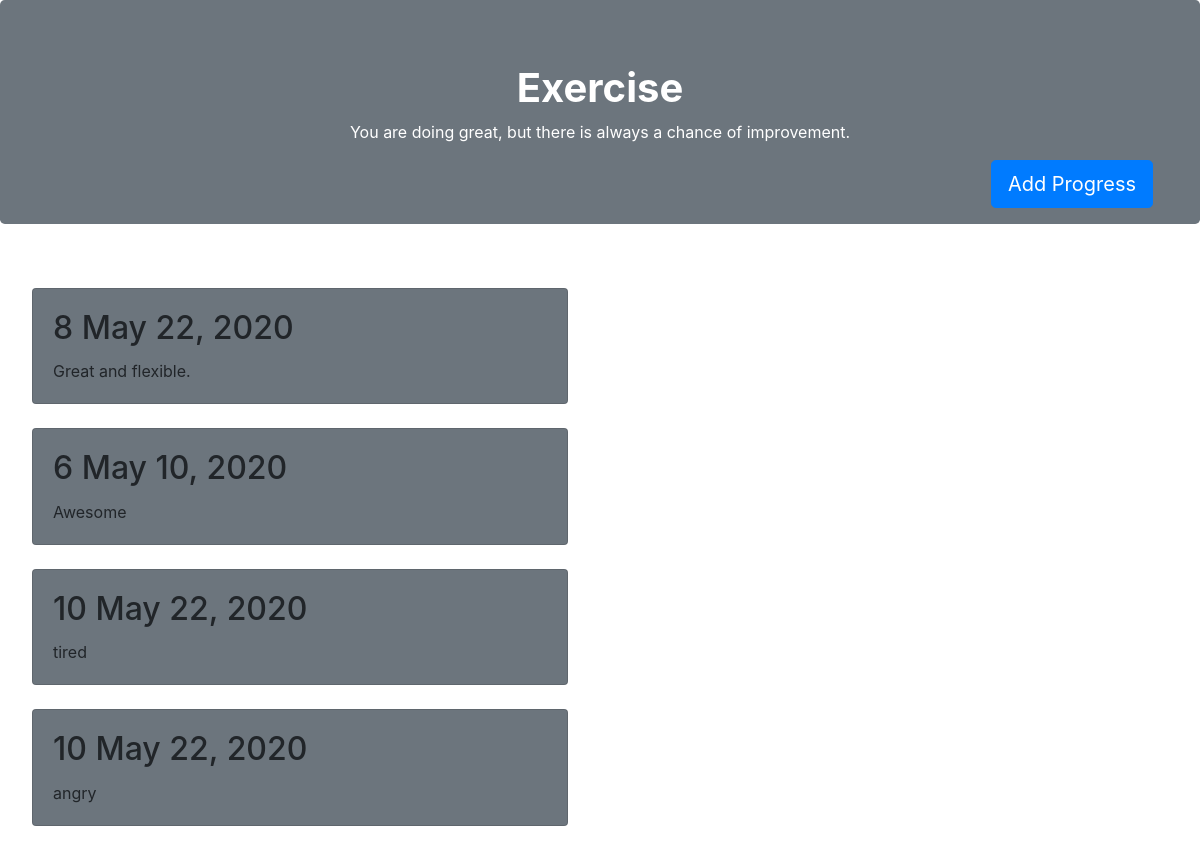
Page /3 on the committed database.
### habit_app/models.py (models this page shows)
class Habit(models.Model):
    title = models.CharField(blank=False, max_length=50, unique=True)
    description = models.TextField(max_length=150)
    start_date = models.DateField()
    reason = models.TextField(blank=True)
    plan = models.TextField(blank=True)

class Progress(models.Model):
    habit = models.ForeignKey(Habit, on_delete=models.CASCADE)
    rating = models.IntegerField(default=10)
    edit_date = models.DateField()
    feeling = models.TextField()

### habit_app/views.py (the view)
# urls.py: path('<int:habit_id>', views.detail, name="detail"),
def detail(request, habit_id):
    curr_habit = get_object_or_404(Habit, pk=habit_id)
    progresses = Progress.objects.filter(habit=habit_id)
    if request.method == 'POST':
        model = Progress
        form = ProgressForm(request.POST)
        if form.is_valid():
            instance = form.save(commit=False)
            instance.habit = curr_habit
            instance.save()
            return HttpResponseRedirect(request.path_info)
        else:
            return HttpResponse("Invalid data")
    else:
        form = ProgressForm()
    context = {
        'form': form,
        'habit': curr_habit,
        'progress_list': progresses
    }
    return render(request, 'detail.html', context)

### habit_app/templates/detail.html (shortened to what this page needs)
<!doctype html>
<html lang="en">
<head>
    <link rel="stylesheet" href="https://stackpath.bootstrapcdn.com/bootstrap/4.4.1/css/bootstrap.min.css"
>
</head>
<body>
<div class="temp-cont container-fluid text-white bg-secondary jumbotron text-center">
    <h1 class="font-weight-bold">{{ habit.title }}</h1>
    <p>You are doing great, but there is always a chance of improvement.</p>
    <div class="container-fluid">
        <a onclick="addChild();" id="progress_btn" class="float-right btn btn-primary btn-lg">Add Progress</a>
    </div>
</div>
    <div class="w-50 p-3 flex-wrap container float-left">
        <div class="float-left w-100 p-3 ">
            {% for progress in progress_list %}
            <div class="card mb-4" style="background-color: #6c757d;">
                <div class="card-body">
                    <h2 class="card-title">{{ progress.rating }} {{ progress.edit_date }}</h2>
                    <p class="card-text">{{progress.feeling|slice:":200" }}</p>
                </div>
            </div>
            {% endfor %}
        </div>
    </div>
    <div class="container w-50 p-3 flex-wrap float-right">
    </div>
</body>
</html>

### rows in the picture
Habit: title "Exercise"
Progress: rating "8", edit_date "May 22, 2020", feeling "Great and flexible."
Progress: rating "6", edit_date "May 10, 2020", feeling "Awesome"
Progress: rating "10", edit_date "May 22, 2020", feeling "tired"
Progress: rating "10", edit_date "May 22, 2020", feeling "angry"
